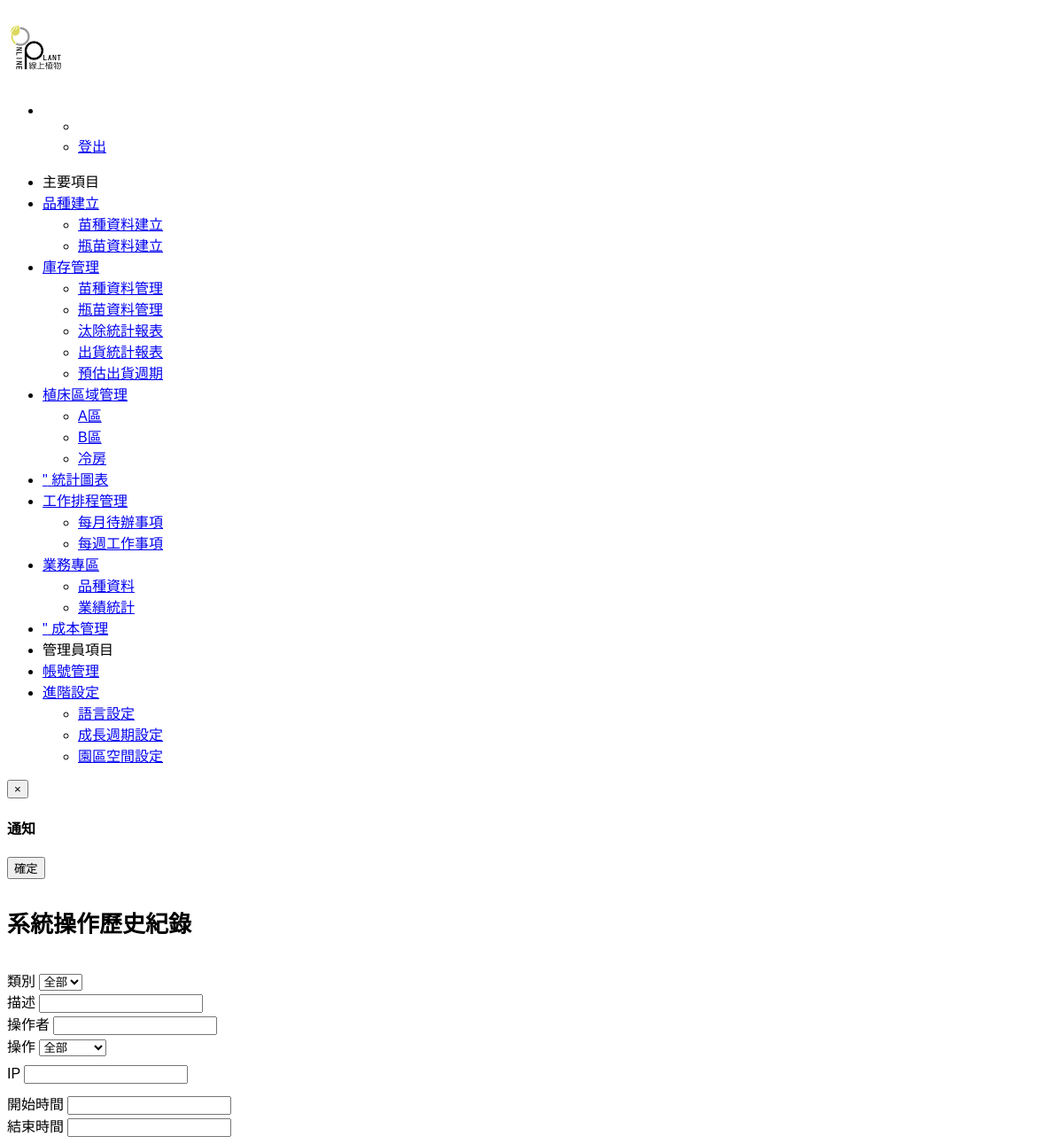
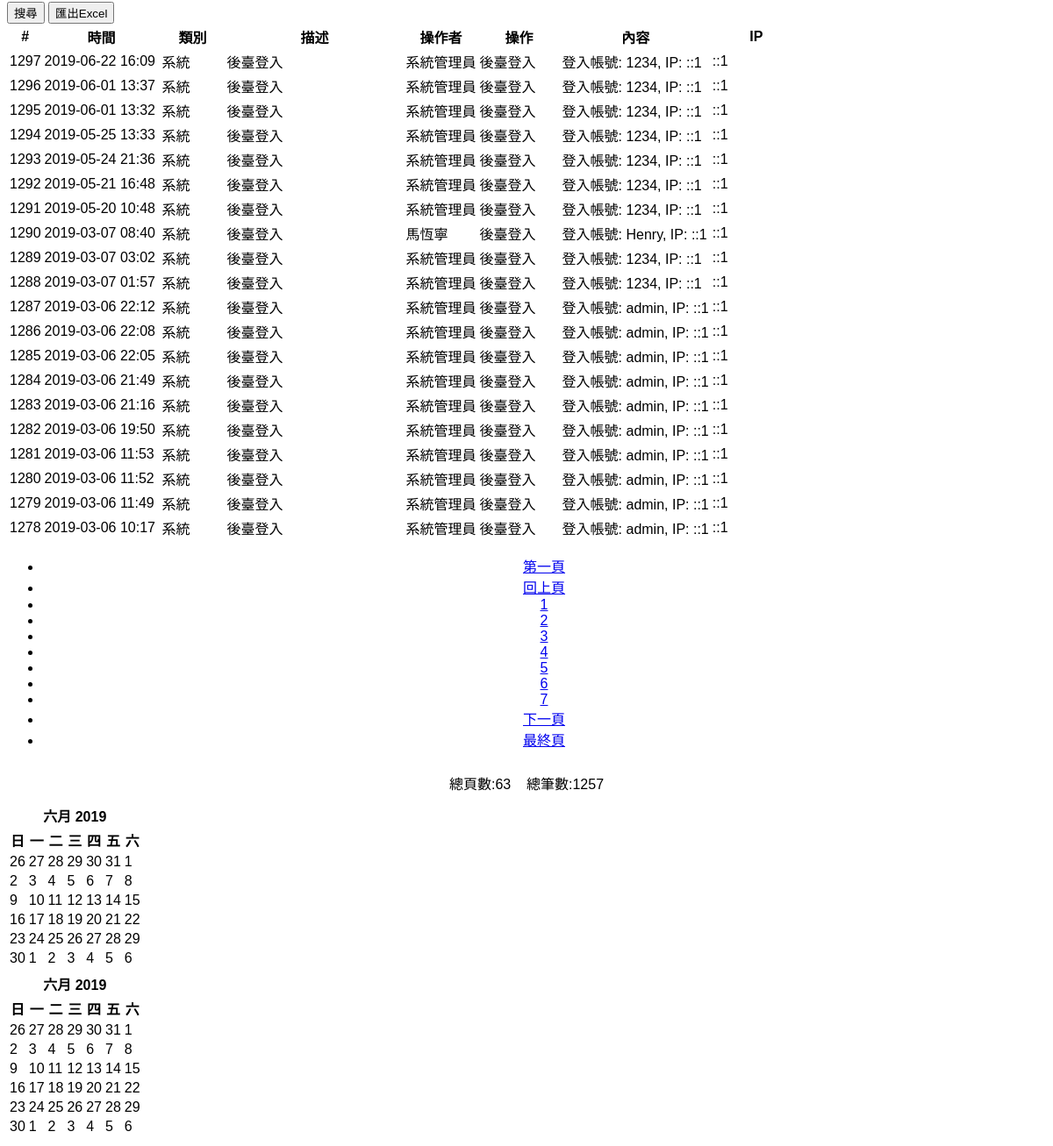
/admin/sys/sys_history.php (signed in), run on the app's committed database (2 pictures, top to bottom).
### tables this page shows
CREATE TABLE `js_history` (
  `jshist_sn` int(10) UNSIGNED NOT NULL,
  `jshist_add_date` int(10) UNSIGNED NOT NULL DEFAULT '0',
  `jshist_sys_type` tinyint(3) UNSIGNED NOT NULL DEFAULT '0' COMMENT '0: sys, 1:device',
  `jshist_sys_type_desc` varchar(50) DEFAULT '',
  `jshist_user` int(10) UNSIGNED NOT NULL DEFAULT '0' COMMENT '0: sys, >0: user sn',
  `jshist_op_type` tinyint(3) UNSIGNED NOT NULL DEFAULT '0' COMMENT '0: otrers, 1:add, 2:update, 3:delete, 4:backend login',
  `jshist_op_desc` text,
  `jshist_ip` varchar(16) DEFAULT '',
  `jsft_sn` int(10) UNSIGNED NOT NULL DEFAULT '1' COMMENT 'js_foctory.jsft_sn'
);

CREATE TABLE `js_user` (
  `jsuser_sn` int(10) UNSIGNED NOT NULL,
  `jsuser_account` varchar(32) NOT NULL,
  `jsuser_password` varchar(32) NOT NULL,
  `jsuser_name` varchar(32) NOT NULL DEFAULT '' COMMENT '姓名',
  `jsuser_email` varchar(64) NOT NULL DEFAULT '',
  `jsuser_add_date` int(10) UNSIGNED NOT NULL DEFAULT '0',
  `jsuser_mod_date` int(10) UNSIGNED NOT NULL DEFAULT '0',
  `jsuser_status` tinyint(4) NOT NULL DEFAULT '1' COMMENT '-1 刪除 1: 啟用 2:關閉',
  `jsuser_admin_permit` tinyint(5) NOT NULL DEFAULT '3' COMMENT '0: 華邦廠務(WB_user) 1: 系統管理員(Admin) 2:廠商(WT_user) 3:華邦使用者(Gust-其它部門) 4: 華邦 Hookup(WB_Hookup)',
  `jsuser_update` int(10) UNSIGNED NOT NULL DEFAULT '0'
);

### _setting.php (called while the page is built, shortened)
<?php
function GetParam($pname, $default='') {
	if(isset($_GET[$pname]) || isset($_POST[$pname])) {
		$retstr= trim ((isset($_POST[$pname]))?@$_POST[$pname]:@$_GET[$pname]);
		if(inject_check($retstr)) {
			return '';
		} else {
			return $retstr;
		}
	} else {
		return $default;
	}
}
?>

### admin/sys/func.php (called while the page is built, shortened)
<?php
function getHistory($where='', $offset=30, $rows=0) {
	$ret_data = array();
	$conn = getDB();
	if(empty($where))
		$sql="select * from js_history a left join js_user b on a.jshist_user=b.jsuser_sn order by jshist_add_date desc, jshist_sn desc limit $offset, $rows";
	else
		$sql="select * from js_history a left join js_user b on a.jshist_user=b.jsuser_sn where 1=1 and ( $where ) order by jshist_add_date desc, jshist_sn desc limit $offset, $rows";
	$qresult = $conn->query($sql);
	if ($qresult->num_rows > 0) {
		while($row = $qresult->fetch_assoc()) {
			$ret_data[] = $row;
		}
	}
	return $ret_data;
}
?>

### admin/sys/sys_history.php (the view, shortened to what this page needs)
<?php
include_once("./func.php");
$sys_type_mapping = array(0=>'系統', 1=>'設備');
$op_type_mapping = array(0=>'其它', 1=>'新增', 2=>'修改', 3=>'刪除', 4=>'後臺登入');
$op=GetParam('op');
if(!empty($op)) {
	$ret_code = 1;
	$ret_msg = '';
	$ret_data = array();
	switch ($op) {
		case 'export_excel':
			set_time_limit(300);
			header("Content-Type:text/html; charset=utf-8");
			include_once(WT_PATH_ROOT.'/lib/PHPExcel_1.8.0/PHPExcel.php');
			include_once(WT_PATH_ROOT.'/lib/PHPExcel_1.8.0/PHPExcel/Writer/Excel2007.php');
			$inputfilename = WT_PATH_ROOT.'/admin/sys/history_report.xls';
			if(!file_exists($inputfilename)) exceptions("查無Excel巡檢表");
			$originalexcel = PHPExcel_IOFactory::load($inputfilename);
			$search_where = $_SESSION['query']['sys_history'];
			$record_list = getHistory($search_where, 0, 100000000);
			$add_date = date('Y/m/d H:i:s');
			$sheetname = '系統操作歷史紀錄';
			$sheet = $originalexcel->getSheetByName($sheetname);
			$sheet->setCellValue('A1', "系統操作歷史紀錄");
			$sheet->setCellValue('A2', "製表時間：{$add_date}");
			foreach ($record_list as $i=>$v) {
				$row = $i+4;
				$sheet->setCellValue('A'.$row, $v['jshist_sn']);
				$sheet->setCellValue('B'.$row, date('Y-m-d H:i', $v['jshist_add_date']));
				$sheet->setCellValue('C'.$row, $sys_type_mapping[$v['jshist_sys_type']]);
				$sheet->setCellValue('D'.$row, $v['jshist_sys_type_desc']);
				$sheet->setCellValue('E'.$row, $v['jsuser_name']);
				$sheet->setCellValue('F'.$row, $op_type_mapping[$v['jshist_op_type']]);
				$sheet->setCellValue('G'.$row, $v['jshist_op_desc']);
				$sheet->setCellValue('H'.$row, $v['jshist_ip']);
			}
			$sheet->setTitle('系統操作歷史紀錄');
			$excelextend = substr($inputfilename, strpos($inputfilename, "."));
			$filename="history_".date("YmdHis");
			header('Content-Type: application/vnd.openxmlformats-officedocument.spreadsheetml.sheet');
			header("Content-Disposition: attachment;filename=".$filename.$excelextend);
			header('Cache-Control: max-age=0');
			if($excelextend == "xlsx")
				$objWriter = PHPExcel_IOFactory::createWriter($originalexcel, 'Excel2007');
			else
				$objWriter = PHPExcel_IOFactory::createWriter($originalexcel, 'Excel5');
			$objWriter->save('php://output');
			exit;
			break;
		default:
			$ret_msg = 'error!';
			break;
	}
	echo enclode_ret_data($ret_code, $ret_msg, $ret_data);
	exit;
} else {
	if(($jshist_sys_type_desc = GetParam('jshist_sys_type_desc'))) {
		$search_where[] = "jshist_sys_type_desc like '%{$jshist_sys_type_desc}%'";
		$search_query_string['jshist_sys_type_desc'] = $jshist_sys_type_desc;
	}
	if(($jshist_user = GetParam('jshist_user'))) {
		$search_where[] = "b.jsuser_name like '%{$jshist_user}%'";
		$search_query_string['jshist_user'] = $jshist_user;
	}
	if(($jshist_ip = GetParam('jshist_ip'))) {
		$search_where[] = "a.jshist_ip like '%{$jshist_ip}%'";
		$search_query_string['jshist_ip'] = $jshist_ip;
	}
	if(($start = GetParam('start'))) {
		$start_c = str2time($start);
		$search_where[] = "jshist_add_date>={$start_c}";
	}
	if(($end = GetParam('end'))) {
		$end_c = str2time($end);
		$search_where[] = "jshist_add_date<={$end_c}";
	}
	$search_where = isset($search_where) ? implode(' and ', $search_where) : '';
	$pg_page = GetParam('pg_page', 1);
	$pg_rows = 20;
	$pg_offset = $pg_rows * ($pg_page - 1);
	$history_list = getHistory($search_where, $pg_offset, $pg_rows);
}
?>
<!DOCTYPE html>
<html lang="en">
    <head>
    	<?php include('./../htmlModule/head.php');?>
		<link rel="stylesheet" href="./../../lib/bootstrap-datetimepicker/bootstrap-datetimepicker.min.css">
    </head>
    <body>
    	<?php include('./../htmlModule/nav.php');?>
		<div class="container-fluid">
			<div class="row">
				<div class="col-md-12">
					<h3 class="text-center wt-block-title">系統操作歷史紀錄</h3>
    				<div id="search" style="clear:both;">
					    <form autocomplete="off" method="get" action="./sys_history.php" id="search_form" class="form-inline alert alert-info" role="form">
					    	<div class="row">
							    <div class="col-md-12">
								    <div class="form-group">
								        <label for="searchInput1">類別</label>
								        <select class="form-control" id="searchInput11" name="jshist_sys_type">
								            <option selected="selected" value="-1">全部</option>
								        </select>
								    </div>
								    <div class="form-group">
								        <label for="searchInput2">描述</label>
								        <input type="text" class="form-control" id="searchInput2" name="jshist_sys_type_desc" value="<?php echo $jshist_sys_type_desc;?>" placeholder="">
								    </div>
								    <div class="form-group">
								        <label for="searchInput3">操作者</label>
								        <input type="text" class="form-control" id="searchInput3" name="jshist_user" value="<?php echo $jshist_user;?>" placeholder="">
								    </div>
								    <div class="form-group">
								        <label for="searchInput4">操作</label>
								        <select class="form-control" id="searchInput4" name="jshist_op_type">
								            <option selected="selected" value="-1">全部</option>
								        </select>
								    </div>
								</div>
							    <div class="col-md-12" style="margin-top: 10px;">
								    <div class="form-group">
								        <label for="searchInput3">IP</label>
								        <input type="text" class="form-control" id="searchInput3" name="jshist_ip" value="<?php echo $jshist_ip;?>" placeholder="">
								    </div>
								</div>
							    <div class="col-md-12" style="margin-top: 10px;">
								    <div class="form-group">
								        <label for="datetimepicker1">開始時間</label>
								        <input type="text" class="form-control" id="datetimepicker1" name="start" value="<?php echo $start;?>" placeholder="">
								    </div>
								    <div class="form-group">
								        <label for="datetimepicker2">結束時間</label>
								        <input type="text" class="form-control" id="datetimepicker2" name="end" value="<?php echo $end;?>" placeholder="">
								    </div>
								</div>
							    <div class="col-md-12" style="margin-top: 10px;">
								    <button type="submit" class="btn btn-info" op="search">搜尋</button>
							    	<button class="btn btn-info" id="export_excel_btn">匯出Excel</button>
								</div>
						</form>
					</div>
					<table class="table table-striped table-hover table-condensed tablesorter">
						<thead>
							<tr>
								<th width="10px">#</th>
								<th width="130px">時間</th>
								<th width="70px">類別</th>
								<th width="200px">描述</th>
								<th width="80px">操作者</th>
								<th width="90px">操作</th>
								<th>內容</th>
								<th width="100px">IP</th>
							</tr>
						</thead>
						<tbody>
							<?php
								foreach ($history_list as $row) {
									echo '<tr>';
									echo '<td>'.$row['jshist_sn'].'</td>';
									echo '<td>'.date('Y-m-d H:i', $row['jshist_add_date']).'</td>';
									echo '<td>'.$sys_type_mapping[$row['jshist_sys_type']].'</td>';
									echo '<td>'.$row['jshist_sys_type_desc'].'</td>';
									echo '<td>'.$row['jsuser_name'].'</td>';
									echo '<td>'.$op_type_mapping[$row['jshist_op_type']].'</td>';
									echo '<td>'.$row['jshist_op_desc'].'</td>';
									echo '<td>'.$row['jshist_ip'].'</td>';
									echo '</td></tr>';
								}
							?>
						</tbody>
					</table>
    				<?php include('./../htmlModule/page.php');?>
				</div>
			</div>
		</div>
    </body>
</html>

### data on the page
js_history: jshist_sn "1297", jshist_add_date "2019-06-22 16:09", jshist_sys_type "系統", jshist_sys_type_desc "後臺登入", js_user.jsuser_name "系統管理員", jshist_op_type "後臺登入", jshist_op_desc "登入帳號: 1234, IP: ::1", jshist_ip "::1"
js_history: jshist_sn "1296", jshist_add_date "2019-06-01 13:37", jshist_sys_type "系統", jshist_sys_type_desc "後臺登入", js_user.jsuser_name "系統管理員", jshist_op_type "後臺登入", jshist_op_desc "登入帳號: 1234, IP: ::1", jshist_ip "::1"
js_history: jshist_sn "1295", jshist_add_date "2019-06-01 13:32", jshist_sys_type "系統", jshist_sys_type_desc "後臺登入", js_user.jsuser_name "系統管理員", jshist_op_type "後臺登入", jshist_op_desc "登入帳號: 1234, IP: ::1", jshist_ip "::1"
js_history: jshist_sn "1294", jshist_add_date "2019-05-25 13:33", jshist_sys_type "系統", jshist_sys_type_desc "後臺登入", js_user.jsuser_name "系統管理員", jshist_op_type "後臺登入", jshist_op_desc "登入帳號: 1234, IP: ::1", jshist_ip "::1"
js_history: jshist_sn "1293", jshist_add_date "2019-05-24 21:36", jshist_sys_type "系統", jshist_sys_type_desc "後臺登入", js_user.jsuser_name "系統管理員", jshist_op_type "後臺登入", jshist_op_desc "登入帳號: 1234, IP: ::1", jshist_ip "::1"
js_history: jshist_sn "1292", jshist_add_date "2019-05-21 16:48", jshist_sys_type "系統", jshist_sys_type_desc "後臺登入", js_user.jsuser_name "系統管理員", jshist_op_type "後臺登入", jshist_op_desc "登入帳號: 1234, IP: ::1", jshist_ip "::1"
js_history: jshist_sn "1291", jshist_add_date "2019-05-20 10:48", jshist_sys_type "系統", jshist_sys_type_desc "後臺登入", js_user.jsuser_name "系統管理員", jshist_op_type "後臺登入", jshist_op_desc "登入帳號: 1234, IP: ::1", jshist_ip "::1"
js_history: jshist_sn "1290", jshist_add_date "2019-03-07 08:40", jshist_sys_type "系統", jshist_sys_type_desc "後臺登入", js_user.jsuser_name "馬恆寧", jshist_op_type "後臺登入", jshist_op_desc "登入帳號: Henry, IP: ::1", jshist_ip "::1"
js_history: jshist_sn "1289", jshist_add_date "2019-03-07 03:02", jshist_sys_type "系統", jshist_sys_type_desc "後臺登入", js_user.jsuser_name "系統管理員", jshist_op_type "後臺登入", jshist_op_desc "登入帳號: 1234, IP: ::1", jshist_ip "::1"
js_history: jshist_sn "1288", jshist_add_date "2019-03-07 01:57", jshist_sys_type "系統", jshist_sys_type_desc "後臺登入", js_user.jsuser_name "系統管理員", jshist_op_type "後臺登入", jshist_op_desc "登入帳號: 1234, IP: ::1", jshist_ip "::1"
js_history: jshist_sn "1287", jshist_add_date "2019-03-06 22:12", jshist_sys_type "系統", jshist_sys_type_desc "後臺登入", js_user.jsuser_name "系統管理員", jshist_op_type "後臺登入", jshist_op_desc "登入帳號: admin, IP: ::1", jshist_ip "::1"
js_history: jshist_sn "1286", jshist_add_date "2019-03-06 22:08", jshist_sys_type "系統", jshist_sys_type_desc "後臺登入", js_user.jsuser_name "系統管理員", jshist_op_type "後臺登入", jshist_op_desc "登入帳號: admin, IP: ::1", jshist_ip "::1"
js_history: jshist_sn "1285", jshist_add_date "2019-03-06 22:05", jshist_sys_type "系統", jshist_sys_type_desc "後臺登入", js_user.jsuser_name "系統管理員", jshist_op_type "後臺登入", jshist_op_desc "登入帳號: admin, IP: ::1", jshist_ip "::1"
js_history: jshist_sn "1284", jshist_add_date "2019-03-06 21:49", jshist_sys_type "系統", jshist_sys_type_desc "後臺登入", js_user.jsuser_name "系統管理員", jshist_op_type "後臺登入", jshist_op_desc "登入帳號: admin, IP: ::1", jshist_ip "::1"
js_history: jshist_sn "1283", jshist_add_date "2019-03-06 21:16", jshist_sys_type "系統", jshist_sys_type_desc "後臺登入", js_user.jsuser_name "系統管理員", jshist_op_type "後臺登入", jshist_op_desc "登入帳號: admin, IP: ::1", jshist_ip "::1"
js_history: jshist_sn "1282", jshist_add_date "2019-03-06 19:50", jshist_sys_type "系統", jshist_sys_type_desc "後臺登入", js_user.jsuser_name "系統管理員", jshist_op_type "後臺登入", jshist_op_desc "登入帳號: admin, IP: ::1", jshist_ip "::1"
js_history: jshist_sn "1281", jshist_add_date "2019-03-06 11:53", jshist_sys_type "系統", jshist_sys_type_desc "後臺登入", js_user.jsuser_name "系統管理員", jshist_op_type "後臺登入", jshist_op_desc "登入帳號: admin, IP: ::1", jshist_ip "::1"
js_history: jshist_sn "1280", jshist_add_date "2019-03-06 11:52", jshist_sys_type "系統", jshist_sys_type_desc "後臺登入", js_user.jsuser_name "系統管理員", jshist_op_type "後臺登入", jshist_op_desc "登入帳號: admin, IP: ::1", jshist_ip "::1"
js_history: jshist_sn "1279", jshist_add_date "2019-03-06 11:49", jshist_sys_type "系統", jshist_sys_type_desc "後臺登入", js_user.jsuser_name "系統管理員", jshist_op_type "後臺登入", jshist_op_desc "登入帳號: admin, IP: ::1", jshist_ip "::1"
js_history: jshist_sn "1278", jshist_add_date "2019-03-06 10:17", jshist_sys_type "系統", jshist_sys_type_desc "後臺登入", js_user.jsuser_name "系統管理員", jshist_op_type "後臺登入", jshist_op_desc "登入帳號: admin, IP: ::1", jshist_ip "::1"

### other printed values
$pg_pages "63"
$pg_total "1257"
